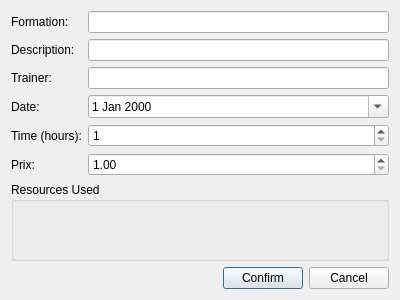
<?xml version="1.0" encoding="UTF-8"?>
<ui version="4.0">
 <class>UpdateTrainingDialog</class>
 <widget class="QDialog" name="UpdateTrainingDialog">
  <property name="geometry">
   <rect>
    <x>0</x>
    <y>0</y>
    <width>400</width>
    <height>300</height>
   </rect>
  </property>
  <property name="windowTitle">
   <string>Update Training</string>
  </property>
  <layout class="QVBoxLayout" name="verticalLayout">
   <item>
    <layout class="QFormLayout" name="formLayout">
     <item row="0" column="0">
      <widget class="QLabel" name="label_formation">
       <property name="text">
        <string>Formation:</string>
       </property>
      </widget>
     </item>
     <item row="0" column="1">
      <widget class="QLineEdit" name="formationLineEdit"/>
     </item>
     <item row="1" column="0">
      <widget class="QLabel" name="label_description">
       <property name="text">
        <string>Description:</string>
       </property>
      </widget>
     </item>
     <item row="1" column="1">
      <widget class="QLineEdit" name="descriptionLineEdit"/>
     </item>
     <item row="2" column="0">
      <widget class="QLabel" name="label_trainer">
       <property name="text">
        <string>Trainer:</string>
       </property>
      </widget>
     </item>
     <item row="2" column="1">
      <widget class="QLineEdit" name="trainerLineEdit"/>
     </item>
     <item row="3" column="0">
      <widget class="QLabel" name="label_date">
       <property name="text">
        <string>Date:</string>
       </property>
      </widget>
     </item>
     <item row="3" column="1">
      <widget class="QDateEdit" name="dateEdit">
       <property name="calendarPopup">
        <bool>true</bool>
       </property>
      </widget>
     </item>
     <item row="4" column="0">
      <widget class="QLabel" name="label_time">
       <property name="text">
        <string>Time (hours):</string>
       </property>
      </widget>
     </item>
     <item row="4" column="1">
      <widget class="QSpinBox" name="timeSpinBox">
       <property name="minimum">
        <number>1</number>
       </property>
       <property name="maximum">
        <number>30</number>
       </property>
      </widget>
     </item>
     <item row="5" column="0">
      <widget class="QLabel" name="label_prix">
       <property name="text">
        <string>Prix:</string>
       </property>
      </widget>
     </item>
     <item row="5" column="1">
      <widget class="QDoubleSpinBox" name="prixSpinBox">
       <property name="minimum">
        <double>1.000000000000000</double>
       </property>
       <property name="maximum">
        <double>1000.000000000000000</double>
       </property>
       <property name="decimals">
        <number>2</number>
       </property>
      </widget>
     </item>
    </layout>
   </item>
   <item>
    <widget class="QGroupBox" name="resourcesGroupBox">
     <property name="title">
      <string>Resources Used</string>
     </property>
     <layout class="QVBoxLayout" name="resourcesVBoxLayout"/>
    </widget>
   </item>
   <item>
    <layout class="QHBoxLayout" name="horizontalLayout">
     <item>
      <spacer name="horizontalSpacer">
       <property name="orientation">
        <enum>Qt::Orientation::Horizontal</enum>
       </property>
       <property name="sizeHint" stdset="0">
        <size>
         <width>40</width>
         <height>20</height>
        </size>
       </property>
      </spacer>
     </item>
     <item>
      <widget class="QPushButton" name="confirmButton">
       <property name="text">
        <string>Confirm</string>
       </property>
      </widget>
     </item>
     <item>
      <widget class="QPushButton" name="cancelButton">
       <property name="text">
        <string>Cancel</string>
       </property>
      </widget>
     </item>
    </layout>
   </item>
  </layout>
 </widget>
 <resources/>
 <connections/>
</ui>
